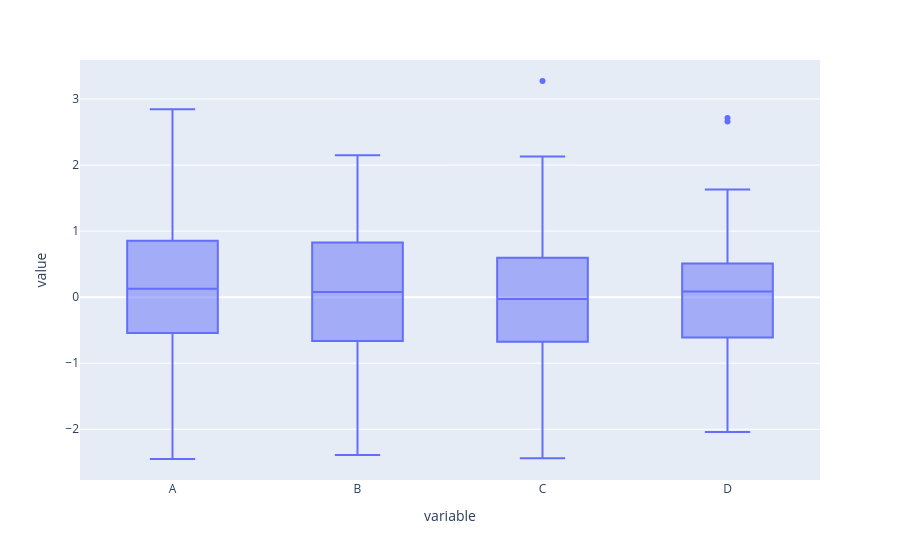

Write notebook code for a chart like this one.
### Markdown cell above
## Boxplots

### Code cell
fig = px.box(df)
fig.show()

### Figure 1 — Plotly figure (JSON) as saved in the notebook; plotly's stock layout.template omitted (floating-point values rounded to 4 significant figures; data arrays with more than 128 entries replaced by an {"elided": "..."} marker saying what was removed)
{"data": [{"alignmentgroup": "True", "hovertemplate": "variable=%{x}<br>value=%{y}<extra></extra>", "legendgroup": "", "marker": {"color": "#636efa"}, "name": "", "notched": false, "offsetgroup": "", "orientation": "v", "showlegend": false, "type": "box", "x": {"elided": "400 str values"}, "x0": " ", "xaxis": "x", "y": {"elided": "400 float values"}, "y0": " ", "yaxis": "y"}], "layout": {"boxmode": "group", "legend": {"tracegroupgap": 0}, "margin": {"t": 60}, "xaxis": {"anchor": "y", "domain": [0, 1], "title": {"text": "variable"}}, "yaxis": {"anchor": "x", "domain": [0, 1], "title": {"text": "value"}}}}
